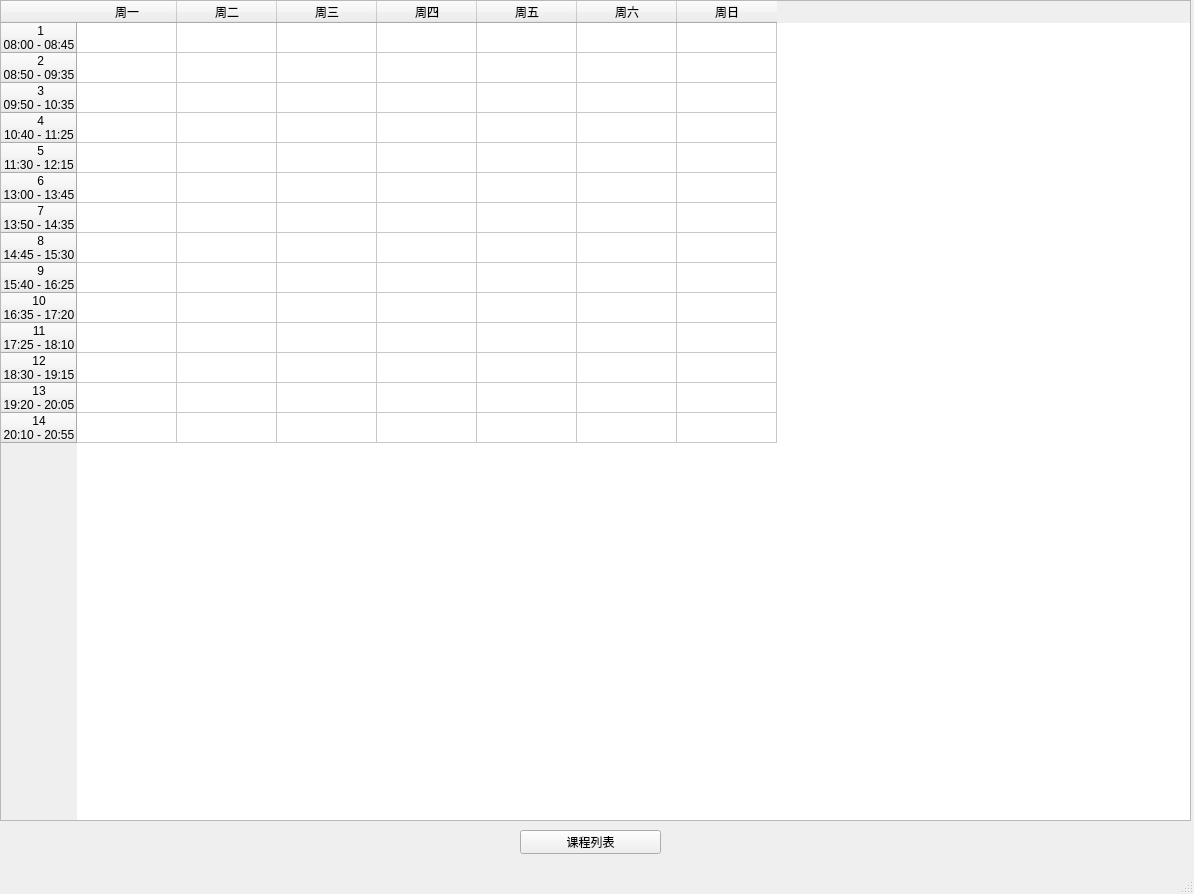
<?xml version="1.0" encoding="UTF-8"?>
<ui version="4.0">
 <class>MainWindow</class>
 <widget class="QMainWindow" name="MainWindow">
  <property name="geometry">
   <rect>
    <x>0</x>
    <y>0</y>
    <width>1194</width>
    <height>894</height>
   </rect>
  </property>
  <property name="windowTitle">
   <string>MainWindow</string>
  </property>
  <widget class="QWidget" name="centralwidget">
   <widget class="QTableWidget" name="tableWidget">
    <property name="geometry">
     <rect>
      <x>0</x>
      <y>0</y>
      <width>1191</width>
      <height>821</height>
     </rect>
    </property>
    <row>
     <property name="text">
      <string> 1 
08:00 - 08:45</string>
     </property>
     <property name="textAlignment">
      <set>AlignCenter</set>
     </property>
    </row>
    <row>
     <property name="text">
      <string> 2 
08:50 - 09:35</string>
     </property>
     <property name="textAlignment">
      <set>AlignCenter</set>
     </property>
    </row>
    <row>
     <property name="text">
      <string> 3 
09:50 - 10:35</string>
     </property>
     <property name="textAlignment">
      <set>AlignCenter</set>
     </property>
    </row>
    <row>
     <property name="text">
      <string> 4 
10:40 - 11:25</string>
     </property>
     <property name="textAlignment">
      <set>AlignCenter</set>
     </property>
    </row>
    <row>
     <property name="text">
      <string> 5 
11:30 - 12:15</string>
     </property>
     <property name="textAlignment">
      <set>AlignCenter</set>
     </property>
    </row>
    <row>
     <property name="text">
      <string> 6 
13:00 - 13:45</string>
     </property>
     <property name="textAlignment">
      <set>AlignCenter</set>
     </property>
    </row>
    <row>
     <property name="text">
      <string> 7 
13:50 - 14:35</string>
     </property>
     <property name="textAlignment">
      <set>AlignCenter</set>
     </property>
    </row>
    <row>
     <property name="text">
      <string> 8 
14:45 - 15:30</string>
     </property>
     <property name="textAlignment">
      <set>AlignCenter</set>
     </property>
    </row>
    <row>
     <property name="text">
      <string> 9 
15:40 - 16:25</string>
     </property>
     <property name="font">
      <font>
       <kerning>true</kerning>
      </font>
     </property>
     <property name="textAlignment">
      <set>AlignCenter</set>
     </property>
    </row>
    <row>
     <property name="text">
      <string>10 
16:35 - 17:20</string>
     </property>
     <property name="textAlignment">
      <set>AlignCenter</set>
     </property>
    </row>
    <row>
     <property name="text">
      <string>11 
17:25 - 18:10</string>
     </property>
     <property name="textAlignment">
      <set>AlignCenter</set>
     </property>
    </row>
    <row>
     <property name="text">
      <string>12 
18:30 - 19:15</string>
     </property>
     <property name="textAlignment">
      <set>AlignCenter</set>
     </property>
    </row>
    <row>
     <property name="text">
      <string>13 
19:20 - 20:05</string>
     </property>
     <property name="textAlignment">
      <set>AlignCenter</set>
     </property>
    </row>
    <row>
     <property name="text">
      <string>14 
20:10 - 20:55</string>
     </property>
     <property name="textAlignment">
      <set>AlignCenter</set>
     </property>
    </row>
    <column>
     <property name="text">
      <string>周一</string>
     </property>
    </column>
    <column>
     <property name="text">
      <string>周二</string>
     </property>
    </column>
    <column>
     <property name="text">
      <string>周三</string>
     </property>
    </column>
    <column>
     <property name="text">
      <string>周四</string>
     </property>
    </column>
    <column>
     <property name="text">
      <string>周五</string>
     </property>
    </column>
    <column>
     <property name="text">
      <string>周六</string>
     </property>
    </column>
    <column>
     <property name="text">
      <string>周日</string>
     </property>
    </column>
   </widget>
   <widget class="QPushButton" name="pushButton">
    <property name="geometry">
     <rect>
      <x>520</x>
      <y>830</y>
      <width>141</width>
      <height>24</height>
     </rect>
    </property>
    <property name="text">
     <string>课程列表</string>
    </property>
   </widget>
  </widget>
  <widget class="QMenuBar" name="menubar">
   <property name="geometry">
    <rect>
     <x>0</x>
     <y>0</y>
     <width>1194</width>
     <height>21</height>
    </rect>
   </property>
  </widget>
  <widget class="QStatusBar" name="statusbar"/>
 </widget>
 <resources/>
 <connections/>
</ui>
